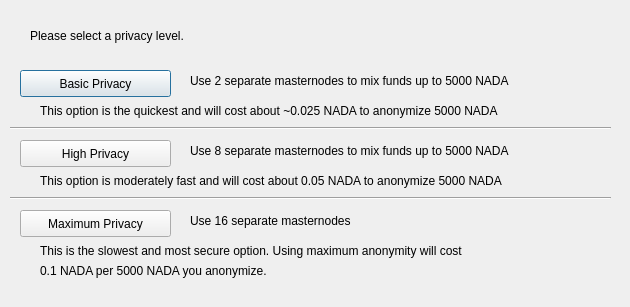
<?xml version="1.0" encoding="UTF-8"?>
<ui version="4.0">
 <class>ObfuscationConfig</class>
 <widget class="QDialog" name="ObfuscationConfig">
  <property name="geometry">
   <rect>
    <x>0</x>
    <y>0</y>
    <width>630</width>
    <height>307</height>
   </rect>
  </property>
  <property name="windowTitle">
   <string>Configure Obfuscation</string>
  </property>
  <widget class="QPushButton" name="buttonBasic">
   <property name="geometry">
    <rect>
     <x>20</x>
     <y>70</y>
     <width>151</width>
     <height>27</height>
    </rect>
   </property>
   <property name="text">
    <string>Basic Privacy</string>
   </property>
  </widget>
  <widget class="QPushButton" name="buttonHigh">
   <property name="geometry">
    <rect>
     <x>20</x>
     <y>140</y>
     <width>151</width>
     <height>27</height>
    </rect>
   </property>
   <property name="text">
    <string>High Privacy</string>
   </property>
  </widget>
  <widget class="QPushButton" name="buttonMax">
   <property name="geometry">
    <rect>
     <x>20</x>
     <y>210</y>
     <width>151</width>
     <height>27</height>
    </rect>
   </property>
   <property name="text">
    <string>Maximum Privacy</string>
   </property>
  </widget>
  <widget class="QLabel" name="label">
   <property name="geometry">
    <rect>
     <x>30</x>
     <y>20</y>
     <width>571</width>
     <height>31</height>
    </rect>
   </property>
   <property name="text">
    <string>Please select a privacy level.</string>
   </property>
  </widget>
  <widget class="QLabel" name="label_2">
   <property name="geometry">
    <rect>
     <x>190</x>
     <y>70</y>
     <width>421</width>
     <height>21</height>
    </rect>
   </property>
   <property name="text">
    <string>Use 2 separate masternodes to mix funds up to 5000 NADA</string>
   </property>
  </widget>
  <widget class="QLabel" name="label_3">
   <property name="geometry">
    <rect>
     <x>190</x>
     <y>140</y>
     <width>411</width>
     <height>21</height>
    </rect>
   </property>
   <property name="text">
    <string>Use 8 separate masternodes to mix funds up to 5000 NADA</string>
   </property>
  </widget>
  <widget class="QLabel" name="label_4">
   <property name="geometry">
    <rect>
     <x>190</x>
     <y>210</y>
     <width>421</width>
     <height>21</height>
    </rect>
   </property>
   <property name="text">
    <string>Use 16 separate masternodes</string>
   </property>
  </widget>
  <widget class="QLabel" name="label_6">
   <property name="geometry">
    <rect>
     <x>40</x>
     <y>100</y>
     <width>561</width>
     <height>21</height>
    </rect>
   </property>
   <property name="text">
    <string>This option is the quickest and will cost about ~0.025 NADA to anonymize 5000 NADA</string>
   </property>
  </widget>
  <widget class="QLabel" name="label_7">
   <property name="geometry">
    <rect>
     <x>40</x>
     <y>170</y>
     <width>561</width>
     <height>21</height>
    </rect>
   </property>
   <property name="text">
    <string>This option is moderately fast and will cost about 0.05 NADA to anonymize 5000 NADA</string>
   </property>
  </widget>
  <widget class="QLabel" name="label_8">
   <property name="geometry">
    <rect>
     <x>40</x>
     <y>240</y>
     <width>561</width>
     <height>21</height>
    </rect>
   </property>
   <property name="text">
    <string>This is the slowest and most secure option. Using maximum anonymity will cost</string>
   </property>
  </widget>
  <widget class="QLabel" name="label_9">
   <property name="geometry">
    <rect>
     <x>40</x>
     <y>260</y>
     <width>561</width>
     <height>21</height>
    </rect>
   </property>
   <property name="text">
    <string>0.1 NADA per 5000 NADA you anonymize.</string>
   </property>
  </widget>
  <widget class="Line" name="line">
   <property name="geometry">
    <rect>
     <x>10</x>
     <y>120</y>
     <width>601</width>
     <height>16</height>
    </rect>
   </property>
   <property name="orientation">
    <enum>Qt::Horizontal</enum>
   </property>
  </widget>
  <widget class="Line" name="line_2">
   <property name="geometry">
    <rect>
     <x>10</x>
     <y>190</y>
     <width>601</width>
     <height>16</height>
    </rect>
   </property>
   <property name="orientation">
    <enum>Qt::Horizontal</enum>
   </property>
  </widget>
 </widget>
 <resources/>
 <connections/>
</ui>
